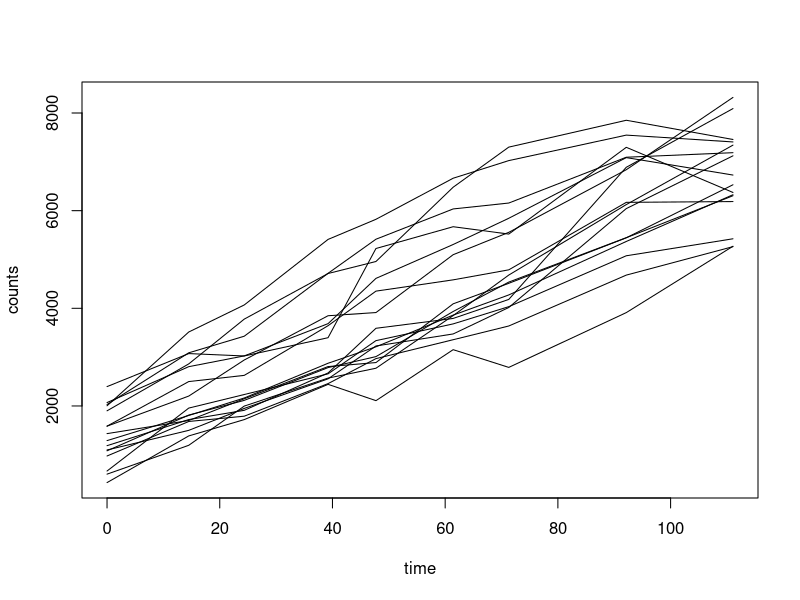
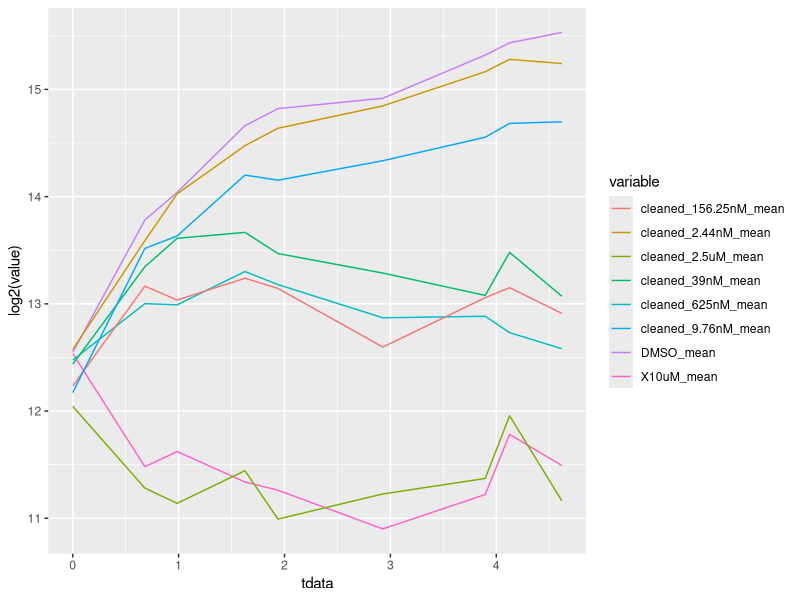

R code for these plots, in order:
d <- read.csv('../mKate2counts_TotHour.csv', row.names=1, as.is=TRUE)

w <- d[,c("TotHour",colnames(d)[grep("^R",colnames(d))])]
colnames(w)[1] <- "time"

tall <- data.frame( time=rep(w$time), 
                    counts=as.integer(as.matrix(w[,-1])), 
                    well=rep(colnames(w)[-1], each=length(w$time)))
 
s <- apply(d[,grep("^R",colnames(d))], 1, sum)
s <- data.frame(time=d$TotHour,counts=as.integer(s))

plot(counts ~ time, data=tall, type="n")
for(well in unique(tall$well)) lines(counts ~ time, data=tall[tall$well==well,])

m <- lm(counts ~ well * time, data=tall)


d2 <- read.table('../data/cleaned_dynamic_data.txt', as.is=TRUE, header=TRUE)

library(ggplot2)

ggplot(d2, aes(tdata, y = log2(value), color = variable)) + 
    geom_line(aes(y = log2(DMSO_mean), col = "DMSO_mean")) + 
    geom_line(aes(y = log2(X10uM_mean), col = "X10uM_mean")) +
    geom_line(aes(y = log2(cleaned_2.5uM_mean), col = "cleaned_2.5uM_mean")) +
    geom_line(aes(y = log2(cleaned_625nM_mean), col = "cleaned_625nM_mean")) +
    geom_line(aes(y = log2(cleaned_156.25nM_mean), col = "cleaned_156.25nM_mean")) +
    geom_line(aes(y = log2(cleaned_39nM_mean), col = "cleaned_39nM_mean")) +
    geom_line(aes(y = log2(cleaned_9.76nM_mean), col = "cleaned_9.76nM_mean")) +
    geom_line(aes(y = log2(cleaned_2.44nM_mean), col = "cleaned_2.44nM_mean"))

